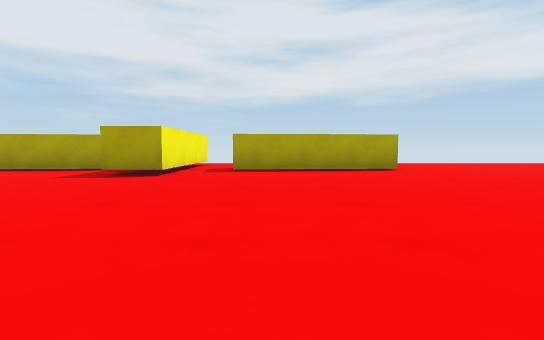
view 1 (above)

18 first-person views from a walk through a scene from a Unity 3-D project. The camera is 0.44 m above the floor, tilts 4° down and sees 85° across. The floor is counted in squares, 1 m on a side. Each view is taken from the middle of a square. On the plan, view 1 faces up. The plan holds only what a view shows up to about 9 squares ahead; the rest is blank. The place goes on beyond the plan. The player is left out.

view 2
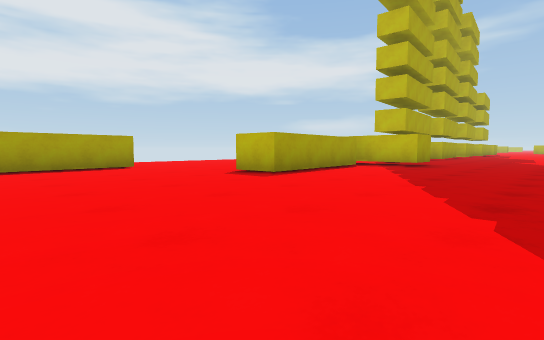

view 3
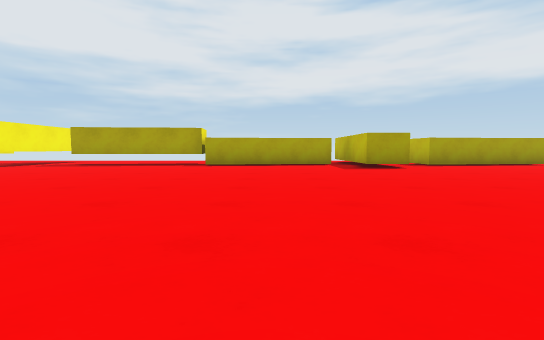

view 4
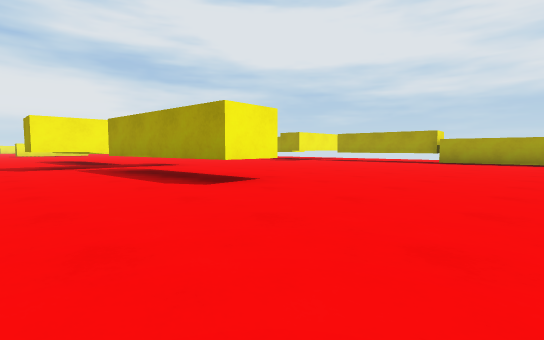

view 5
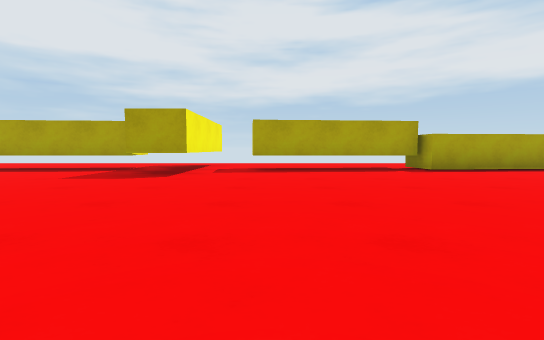

view 6
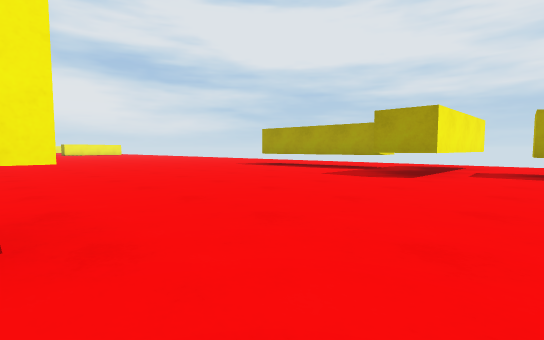

view 7
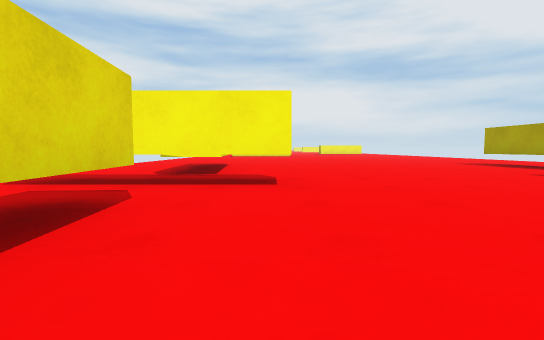

view 8
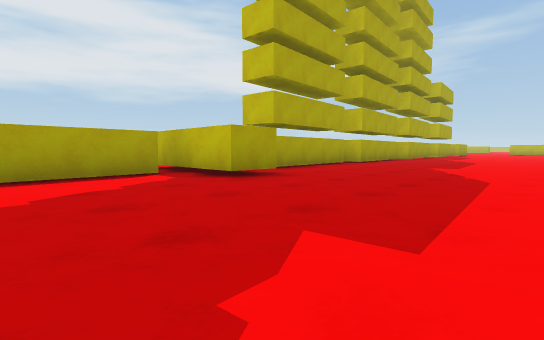

view 9
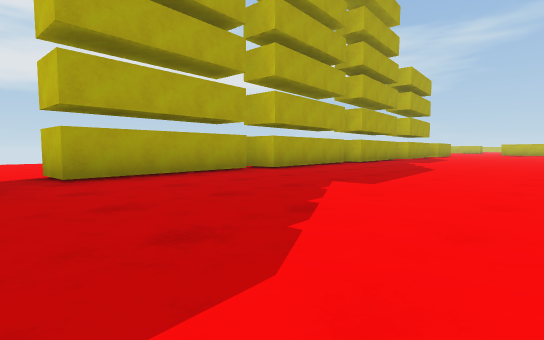

view 10
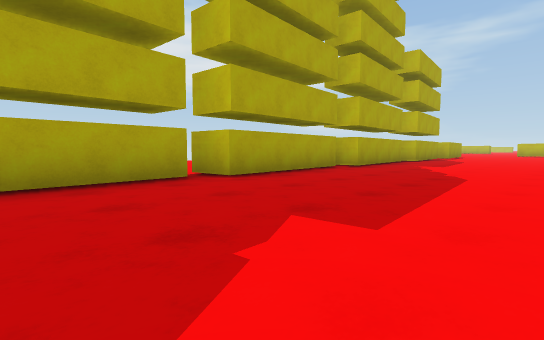

view 11
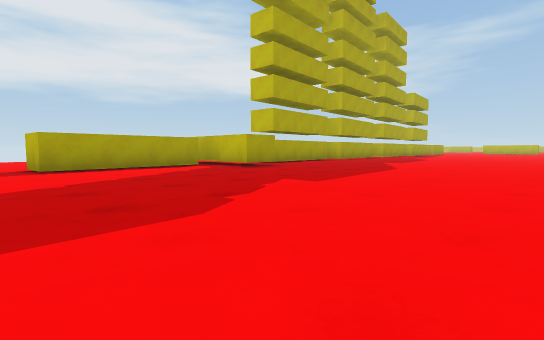

view 12
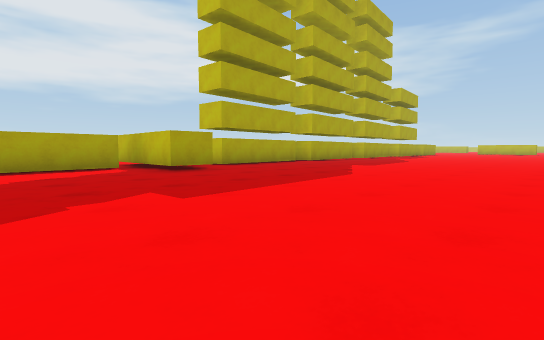

view 13
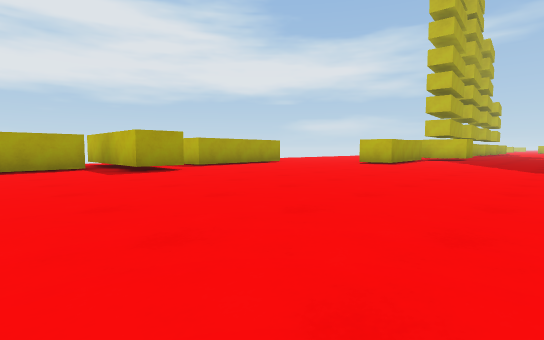

view 14
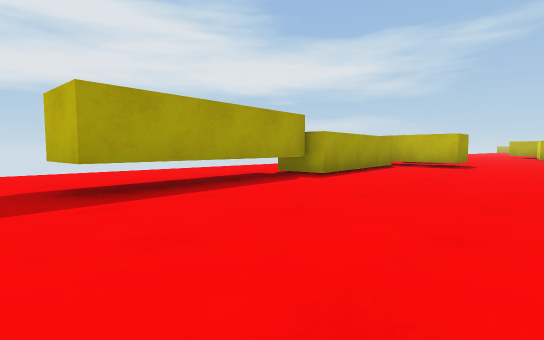

view 15
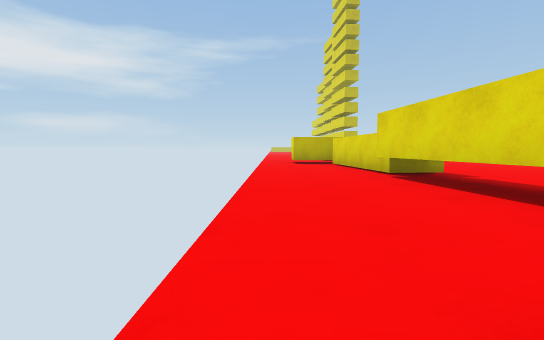

view 16
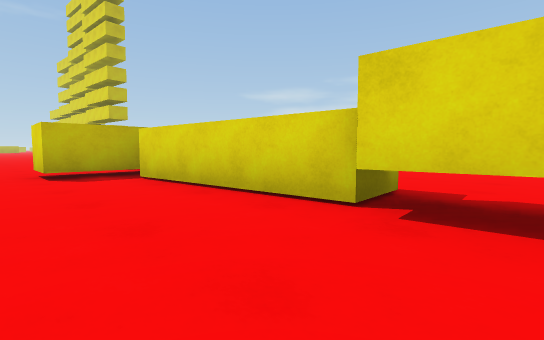

view 17
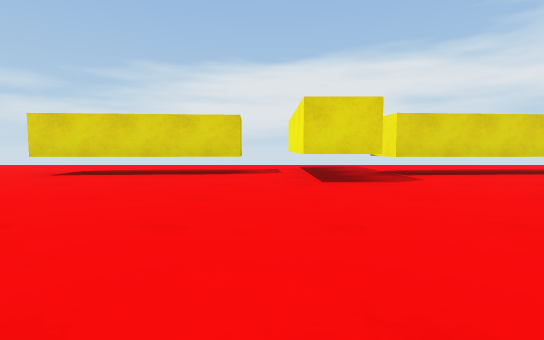

view 18
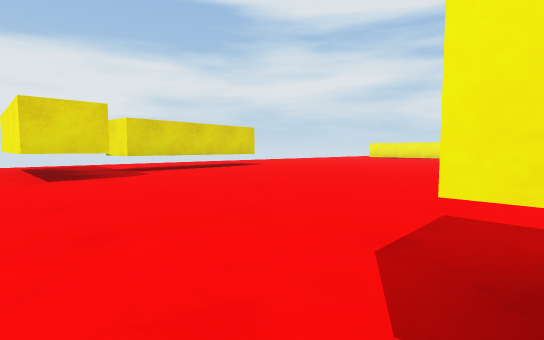

### Floor plan
Key: @ floor where view 1 was taken; # wall or solid block; . floor; T thing the floor can be seen under or through.
Columns run from 16 left of view 1 to 17 right of it. Each row starts with its distance up from view 1.
  9 ..................  ....
  8 ....#........##.........
  7    ##.TTTTT#####   ....  ..
  6 #####.TTTTTT#######...   ..
  5 ....#........##.......  # .
  4 ....................#   ###   #
  3 ....................##############
  2 ........................##........
  1 ..................................
  0 ....T...........@.................
 -1 TTTTT.TTTT........................
 -2   TTT.TTTT...      ...............
 -3 ....T........      ..............
 -4 .............      ............

Where each view was taken, in squares from view 1:
view 1: 0 up, 0 right, facing up
view 2: 1 down, 0 right, facing up-right
view 3: 2 down, 5 left, facing up
view 4: 4 down, 4 left, facing up-left
view 5: 0 up, 10 left, facing up
view 6: 0 up, 10 left, facing up-left
view 7: 0 up, 8 left, facing left
view 8: 2 down, 5 right, facing up-right
view 9: 2 down, 9 right, facing up-right
view 10: 1 down, 11 right, facing up-right
view 11: 4 down, 3 right, facing up-right
view 12: 4 down, 5 right, facing up-right
view 13: 1 down, 5 left, facing up-right
view 14: 3 up, 11 left, facing up-right
view 15: 9 up, 12 left, facing right
view 16: 9 up, 8 left, facing down-right
view 17: 4 up, 11 left, facing down
view 18: 5 up, 11 left, facing down-left
